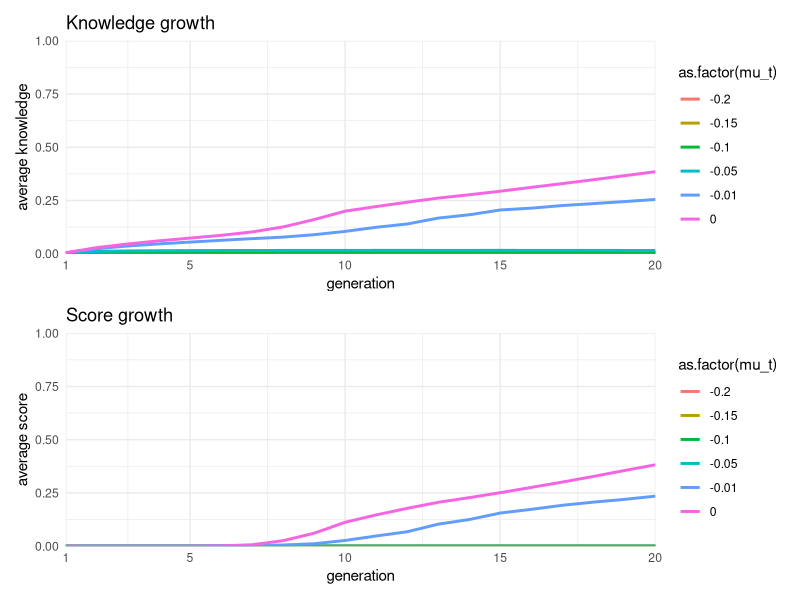

Reproduce this figure in R.
## setup
library(tidyverse)
library(patchwork)
set.seed(37)


## Parameters
n_sim <- 100
pop_size <- 100   # population size
generations <- 20 # number of generations
p_gain <- 0.1     # probability of improving knowledge
sigma_t <- 0.05   # transmission noise sigma
mu_t <- 0         # transmission noise mu


## functions
compute_score <- function(knowledge) {
  # compute score (float) based on knowledge (vector of float)
  scores <- rowMeans(round(knowledge))
  scores
}

bound_knowledge <- function(knowledge) {
  # bound knowledge (list of float) in range [0, 1]
  pmin(pmax(knowledge, 0), 1)
}

improve_knowledge <- function(knowledge, p_gain, pop_size) {
  # randomly improve knowledge (vector of float) by p_gain
  improve <- matrix(runif(pop_size * 8) < p_gain, nrow = pop_size, ncol = 8)
  knowledge[improve] <- knowledge[improve] + runif(sum(improve), 0, 0.1)
  knowledge
}

select_parents <- function(scores, pop_size) {
  # select parent base on scores (vector of float) and pop size (int)
  if (sum(scores) > 0) {
    selection_probs <- scores / max(scores)
  } else {
    selection_probs <- rep(1 / pop_size, pop_size)
  }
  selected_parents <- sample(1:pop_size, pop_size, replace = TRUE, prob = selection_probs)
  selected_parents
}


add_noise <- function(knowledge, pop_size, sigma_t, mu_t){
  # add noise to knowledge vector using random distribution
  knowledge + rnorm(pop_size * 4, mean = mu_t, sd = sigma_t)
}


offspring_inheritance <- function(knowledge, selected_parents, pop_size, sigma_t, mu_t){
  # create offspring knowledge (vector of float) inheriting knowledge from 
  # selected parents (vector of float)
  offspring_knowledge <- knowledge[selected_parents, ]
  offspring_knowledge <- add_noise(offspring_knowledge, pop_size, sigma_t, mu_t)
  offspring_knowledge <- bound_knowledge(offspring_knowledge)
  offspring_knowledge
}

df <- tibble(
  sim = numeric(),
  gen = numeric(),
  mu_t = numeric(),
  score = numeric(),
  know = numeric()
)

# l_p_gain <- seq(0.1, 1, by = 0.1)
l_mu_t <- c(0, -0.01, -0.05, -0.1, -0.15, -0.2)


for (mu_t in l_mu_t) {

  for (sim in 1:n_sim) {
    ## data
    gen_score <- numeric(generations)
    gen_know <- numeric(generations)
    
    
    ## initialization
    knowledge <- matrix(0, nrow = pop_size, ncol = 8)
    
    
    ## simulation
    for (gen in 1:generations) {
      # task
      knowledge <- improve_knowledge(knowledge, p_gain, pop_size)
      knowledge <- bound_knowledge(knowledge)
      scores <- compute_score(knowledge)
      
      # selection
      selected_parents <- select_parents(scores, pop_size)
      
      # offspring knowledge inheritance
      offspring_knowledge <- offspring_inheritance(knowledge, selected_parents, pop_size, sigma_t, mu_t)
      
      # data collection
      gen_score[gen] <- mean(scores)
      gen_know[gen] <- mean(rowMeans((knowledge)))
      
      # update the population knowledge for the next generation
      knowledge <- offspring_knowledge
    }
    
    df <- bind_rows(df, tibble(
      sim = rep(sim, generations),
      gen = 1:generations,
      mu_t = rep(mu_t, generations),
      score = gen_score,
      know = gen_know
    ))
  }
}





# plotting
df_plot <- df %>%
  group_by(mu_t, gen) %>%
  summarise(
    score = mean(score),
    know = mean(know),
    mu_t = mean(mu_t)
  )

plot_score <- df_plot %>%
  ggplot( aes(x = gen, y = score, col = as.factor(mu_t))) +
  geom_line(lwd = 1) +
  scale_x_continuous(
    limits = c(1, generations),
    breaks = c(1, generations/4, generations/2, 3*generations/4, generations),
    expand = c(0, 0)
  ) +
  scale_y_continuous(
    limits = c(0, 1),
    breaks = c(0, 0.25, 0.5, 0.75, 1),
    expand = c(0, 0)
  ) +
  labs(
    x = "generation",
    y = "average score",
    title = "Score growth"
  ) +
  theme_minimal()

plot_knowledge <- df_plot %>%
  ggplot( aes(x = gen, y = know, col = as.factor(mu_t))) +
  geom_line(lwd = 1) +
  scale_x_continuous(
    limits = c(1, generations),
    breaks = c(1, generations/4, generations/2, 3*generations/4, generations),
    expand = c(0, 0)
  ) +
  scale_y_continuous(
    limits = c(0, 1),
    breaks = c(0, 0.25, 0.5, 0.75, 1),
    expand = c(0, 0)
  ) +
  labs(
    x = "generation",
    y = "average knowledge",
    title = "Knowledge growth"
  ) +
  theme_minimal()

combined_plot <- plot_knowledge / plot_score
combined_plot

## plotting
# df_plot <- df %>%
#   group_by(p_gain, gen) %>%
#   summarise(
#     score = mean(score),
#     know = mean(know),
#     p_gain = mean(p_gain)
#   )
# 
# plot_score <- df_plot %>%
#   ggplot( aes(x = gen, y = score, col = as.factor(p_gain))) +
#   geom_line(lwd = 1) +
#   scale_x_continuous(
#     limits = c(1, generations),
#     breaks = c(1, generations/4, generations/2, 3*generations/4, generations),
#     expand = c(0, 0)
#   ) +
#   scale_y_continuous(
#     limits = c(0, 1),
#     breaks = c(0, 0.25, 0.5, 0.75, 1),
#     expand = c(0, 0)
#   ) +
#   labs(
#     x = "generation",
#     y = "average score",
#     title = "Score growth"
#   ) +
#   theme_minimal()
# 
# plot_knowledge <- df_plot %>%
#   ggplot( aes(x = gen, y = know, col = as.factor(p_gain))) +
#   geom_line(lwd = 1) +
#   scale_x_continuous(
#     limits = c(1, generations),
#     breaks = c(1, generations/4, generations/2, 3*generations/4, generations),
#     expand = c(0, 0)
#   ) +
#   scale_y_continuous(
#     limits = c(0, 1),
#     breaks = c(0, 0.25, 0.5, 0.75, 1),
#     expand = c(0, 0)
#   ) +
#   labs(
#     x = "generation",
#     y = "average knowledge",
#     title = "Knowledge growth"
#   ) +
#   theme_minimal()
# 
# combined_plot <- plot_knowledge / plot_score
# combined_plot


# write.csv(df, "data_sweep_mu.csv")
